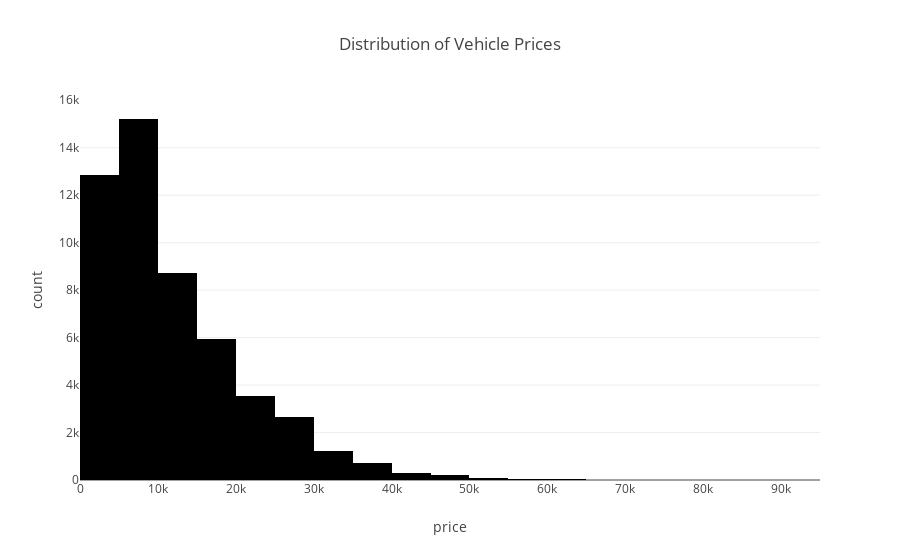

The cell this chart's notebook holds for it:
### Code cell
# Create a histogram of vehicle prices
fig2 = px.histogram(df_a2, x='price',
                  title="Distribution of Vehicle Prices",
                  nbins=20)

# Show figure of plotly express histogram
fig2.show()

# Use this to show figure of plotly express histogram 
# in 'app.py' for the Render Dashboard
# st.plotly_chart(fig)

### Figure 1 — Plotly figure (JSON) as saved in the notebook; plotly's stock layout.template omitted (floating-point values rounded to 4 significant figures; data arrays with more than 128 entries replaced by an {"elided": "..."} marker saying what was removed)
{"data": [{"alignmentgroup": "True", "bingroup": "x", "hovertemplate": "price=%{x}<br>count=%{y}<extra></extra>", "legendgroup": "", "marker": {"color": "#000001", "pattern": {"shape": ""}}, "name": "", "nbinsx": 20, "offsetgroup": "", "orientation": "v", "showlegend": false, "type": "histogram", "x": {"elided": "51508 int values"}, "xaxis": "x", "yaxis": "y"}], "layout": {"barmode": "relative", "legend": {"tracegroupgap": 0}, "title": {"text": "Distribution of Vehicle Prices"}, "xaxis": {"anchor": "y", "domain": [0, 1], "title": {"text": "price"}}, "yaxis": {"anchor": "x", "domain": [0, 1], "title": {"text": "count"}}}}
